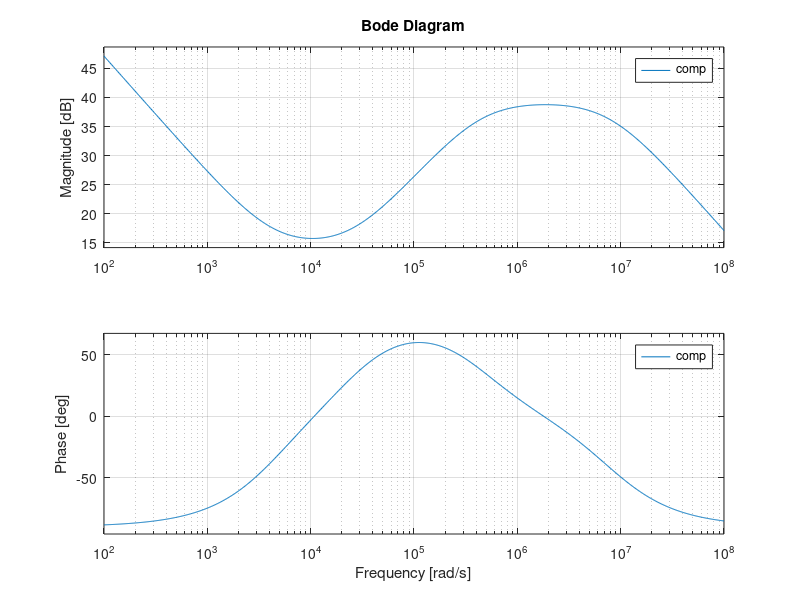

Source code (MATLAB):
% Boost Model translated to standard part values

clear
clc

s = tf('s');

% The following transfer function represents the 
% small signal variations in output voltage in terms 
% of small signal variations in duty cycle for a 
% given input voltage. Duty cycle with a capital D
% is the duty cycle for 24V output with an ideal boost 
% converter calculated previousy 

Vin = 18;
fsw = 70000;
D = .5333;

% This model takes into account ESR of both the inductor
% as well as the capacitor

% Change these values once parts are selected
Rout = 24;
Cout = 2.2e-4;
CoutESR = .18;
L = .0012;
L_ESR = .232;

Gdo = Vin/((1-D)^2);

wz1 = 1/(CoutESR * Cout);
wz2 = (((1-D)^2) * (Rout-L_ESR))/(L);
wo = ((1)/(sqrt(L*Cout)))* sqrt((L_ESR + ((1-D)^2)*Rout)/(Rout));
Q = (wo)/((L_ESR/L)+(1/(Cout*(Rout+CoutESR))));

tf = Gdo * ((1+(s/wz1))*(1-(s/wz2)))/(1+(s/(wo*Q))+((s^2)/(wo^2)));

%% Type III Compensator

% From voltage divider
R1 = 118000;

% Choose first capacitor value arbitrarily
% First pole should be placed as close to origin
% as possible to form integrator
C1 = 3.74e-10;

% Compensator zeros are placed around the resonsant
% frequency spike of the LC filter

% Arbitrarily selected resonant boundaries used to
% solve for capacitor and resistor values

wresleft = 100;
wresright = 1000;

R2 = 127000;

% Second pole goes at ESR zero frequency of power stage
% Need to either pick R3 or C2 here since only two zeros
% Another option is to pick half the switching frequency
C2 = 7.257e-9;

% Now have enough info to get R3 from other resonant boundary

R3 = 313;

% Third pole goes at right hand plane zero frequency

wrhpzero = 1.068e3;

C3 = 1e-12;

% Assert R3 is positive

wp0 = 1/(R1*C1);
wp1 = 1/(R3*C2);
wp2 = 1/(R2*C3);
wz3 = 1/((R1+R3)*C2);
wz4 = 1/(R2*C1);

comp = (wp0 * (1+(s/wz1))*(1+(s/wz2)))/(s*(1+(s/wp1))*(1+(s/wp2)));

bode(comp)
